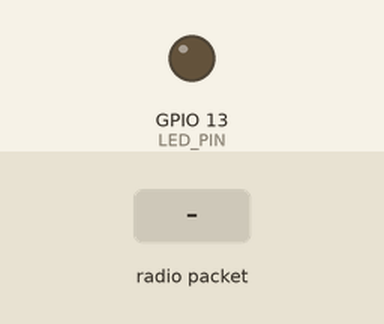
This sketch was run on a simulated ESP32. On the bench: output pins drawn as LEDs (lit = HIGH). The test bench sets the inputs (shaded band). What the sketch prints to the serial monitor is not drawn.

Above: at 1.2 s.
1.3 s: radio packet "1" arrives
At 1.9 s:
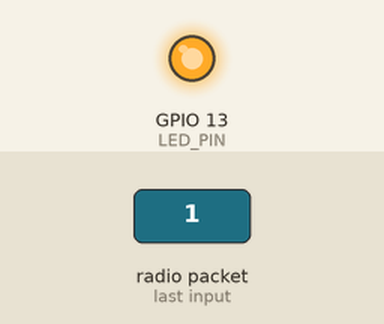
Timing chart, 0 to 4.3 s (numbered marks = the images above; inputs shaded):
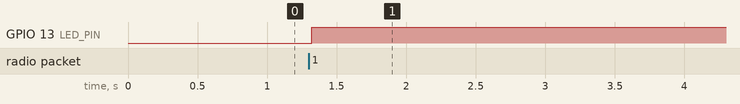

The sketch:

Sender.ino
```cpp
//Verified 1 Led sender
#include <esp_now.h>
#include <WiFi.h>

#define CHANNEL 1
#define LED_PIN 13  // LED-এর পিন

// পিয়ার তথ্য কাঠামো
esp_now_peer_info_t slave;

// ডেটা রিসিভ করার জন্য কলব্যাক ফাংশন
void OnDataReceived(const esp_now_recv_info *recv_info, const uint8_t *data, int len) {
  Serial.println("Connected successfully");
  Serial.print("ডেটা রিসিভ হয়েছে MAC: ");
  const uint8_t *mac_addr = recv_info->src_addr; // প্রেরকের MAC অ্যাড্রেস
  for (int i = 0; i < 6; i++) {
    Serial.printf("%02X", mac_addr[i]);
    if (i < 5) Serial.print(":");
  }
  Serial.print(" ডেটা: ");
  if (len == 1) { // যেহেতু সেন্ডার একটি একক uint8_t পাঠায়
    Serial.print(data[0]);
    digitalWrite(LED_PIN, data[0]); // ডেটা অনুযায়ী LED জ্বালানো/নেভানো
  } else {
    Serial.print("অপ্রত্যাশিত ডেটা দৈর্ঘ্য");
  }
  Serial.println();
}

void setup() {
  Serial.begin(115200);
  pinMode(LED_PIN, OUTPUT);     // LED-এর জন্য পিন সেটআপ
  digitalWrite(LED_PIN, LOW);   // শুরুতে LED বন্ধ

  WiFi.mode(WIFI_STA);

  // রিসিভারের MAC অ্যাড্রেস প্রিন্ট
  Serial.print("রিসিভারের MAC অ্যাড্রেস: ");
  Serial.println(WiFi.macAddress());

  if (esp_now_init() == ESP_OK) {
    Serial.println("ESP-NOW সফলভাবে ইনিশিয়ালাইজড হয়েছে");
  } else {
    Serial.println("ESP-NOW ইনিশিয়ালাইজড করতে সমস্যা হয়েছে");
    return;
  }

  // পিয়ার অ্যাড করা (সেন্ডারের MAC অ্যাড্রেস)
  memset(&slave, 0, sizeof(slave));
  uint8_t sender_mac[6] = {0x94, 0x54, 0xC5, 0x75, 0x89, 0xD4}; // সেন্ডারের MAC অ্যাড্রেস
  memcpy(slave.peer_addr, sender_mac, 6);
  slave.channel = CHANNEL;
  slave.encrypt = false;

  if (esp_now_add_peer(&slave) == ESP_OK) {
    Serial.println("পিয়ার সফলভাবে যোগ করা হয়েছে");
  } else {
    Serial.println("পিয়ার যোগ করতে সমস্যা হয়েছে");
    return;
  }

  // রিসিভ কলব্যাক রেজিস্টার করা
  esp_now_register_recv_cb(OnDataReceived);
}

void loop() {
  // কিছু করার প্রয়োজন নেই, ডেটা স্বয়ংক্রিয়ভাবে রিসিভ হবে
}
```

Measured:
- after the input at 1.3 s, GPIO 13 (LED_PIN): LOW → HIGH at once
